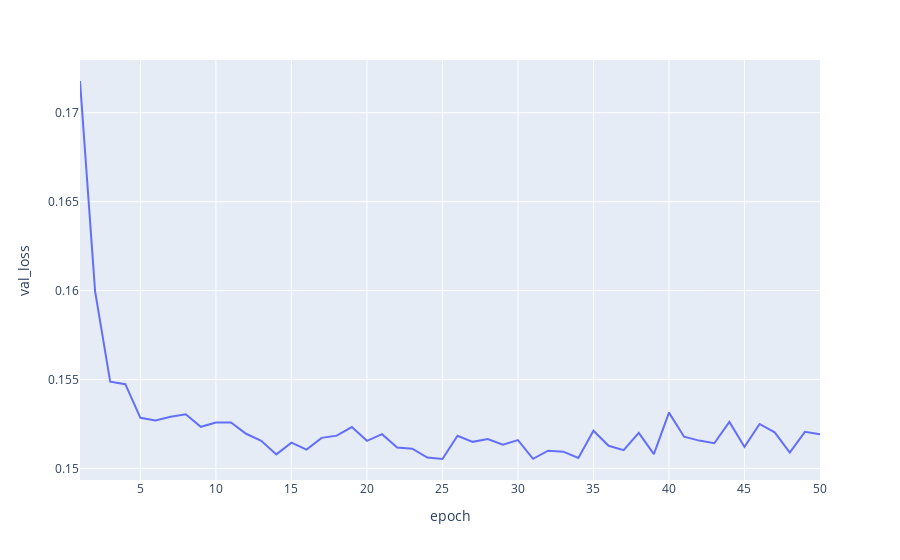

Notebook code for this chart:
### Code cell
px.line(
    results[results['run_id'] == run_id], x='epoch', y='val_loss'
)

### Figure 1 — Plotly figure (JSON) as saved in the notebook; plotly's stock layout.template omitted (floating-point values rounded to 4 significant figures)
{"data": [{"hovertemplate": "epoch=%{x}<br>val_loss=%{y}<extra></extra>", "legendgroup": "", "line": {"color": "#636efa", "dash": "solid"}, "marker": {"symbol": "circle"}, "mode": "lines", "name": "", "orientation": "v", "showlegend": false, "type": "scatter", "x": [1, 2, 3, 4, 5, 6, 7, 8, 9, 10, 11, 12, 13, 14, 15, 16, 17, 18, 19, 20, 21, 22, 23, 24, 25, 26, 27, 28, 29, 30, 31, 32, 33, 34, 35, 36, 37, 38, 39, 40, 41, 42, 43, 44, 45, 46, 47, 48, 49, 50], "xaxis": "x", "y": [0.1718, 0.16, 0.1549, 0.1547, 0.1528, 0.1527, 0.1529, 0.153, 0.1523, 0.1526, 0.1526, 0.1519, 0.1516, 0.1508, 0.1514, 0.1511, 0.1517, 0.1518, 0.1523, 0.1516, 0.1519, 0.1512, 0.1511, 0.1506, 0.1505, 0.1518, 0.1515, 0.1516, 0.1513, 0.1516, 0.1505, 0.151, 0.1509, 0.1506, 0.1521, 0.1513, 0.151, 0.152, 0.1508, 0.1531, 0.1518, 0.1516, 0.1514, 0.1526, 0.1512, 0.1525, 0.152, 0.1509, 0.1521, 0.1519], "yaxis": "y"}], "layout": {"legend": {"tracegroupgap": 0}, "margin": {"t": 60}, "xaxis": {"anchor": "y", "domain": [0, 1], "title": {"text": "epoch"}}, "yaxis": {"anchor": "x", "domain": [0, 1], "title": {"text": "val_loss"}}}}
